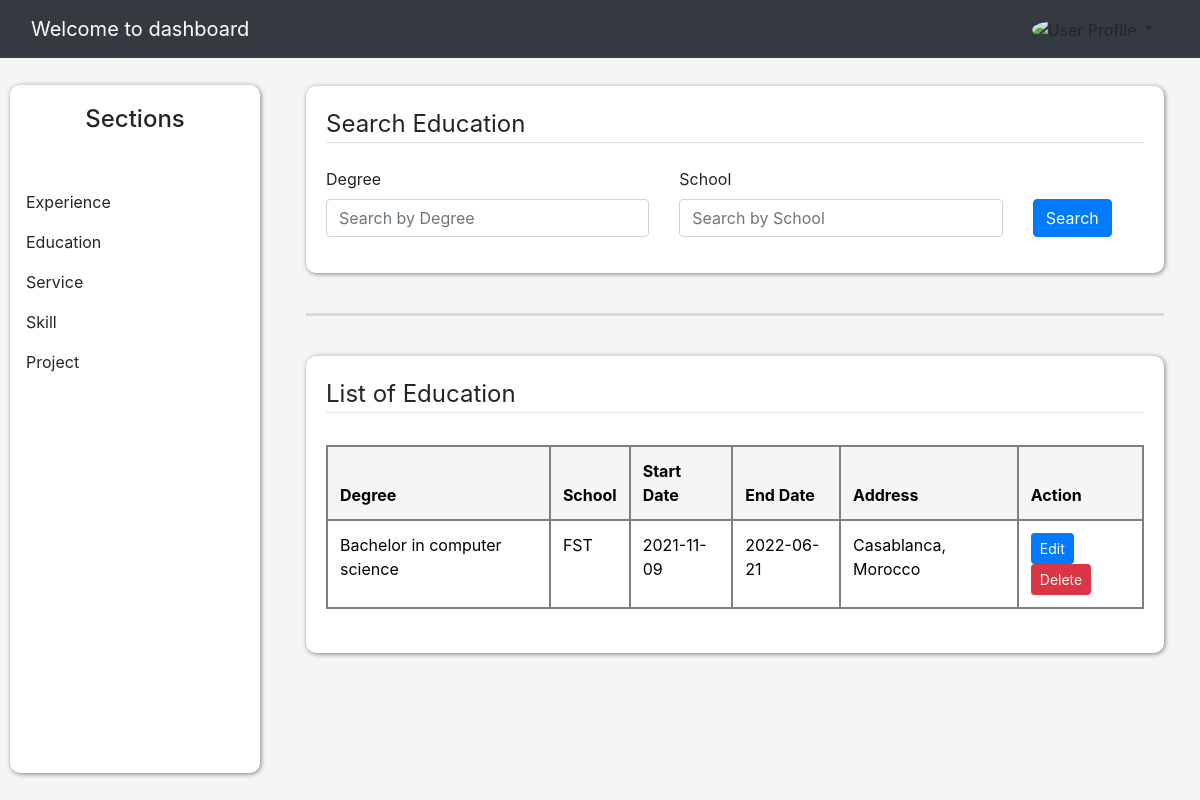
Screenshot of /dashboard/list_educations (signed in) with the database file from the repository.
### website/models.py (models this page shows, shortened)
class Education(db.Model):
    id = db.Column(db.Integer, primary_key=True)
    degree = db.Column(db.String(50), nullable=False)
    school = db.Column(db.String(50), nullable=False)
    start_date = db.Column(db.Date, nullable=False)
    end_date = db.Column(db.Date, nullable=True)
    is_current = db.Column(db.Boolean, default=False, nullable=False)
    address = db.Column(db.String(1000), nullable=False)
    description = db.Column(db.Text, nullable=False)
    user_id = db.Column(db.Integer, db.ForeignKey('user.id'), nullable=False)
    date_posted = db.Column(db.DateTime, nullable=False, default=datetime.utcnow)

### website/route_sections/education.py (the view)
@app.route('/dashboard/list_educations', methods=['GET'])
@login_required
def education():
    user_id = current_user.id
    degree = request.args.get('degree', '')
    school = request.args.get('school', '')
    query = Education.query.filter_by(user_id=user_id)
    if degree:
        query = query.filter(Education.degree.ilike(f'%{degree}%'))
    if school:
        query = query.filter(Education.school.ilike(f'%{school}%'))
    educations = query.all()
    return render_template('admin/Educations/list_educations.html', educations=educations)

### website/models.py (called while the page is built)
@login_manager.user_loader
def load_user(user_id):
    return User.query.get(int(user_id))

### website/templates/admin/Educations/list_educations.html (shortened to what this page needs)
{% extends "admin/Experiences/experience.html" %}
{% block content %}
<div class="cl-crud">
    <legend class="border-bottom mb-4">Search Education</legend>
    <form method="GET" action="{{ url_for('education') }}" class="mb-3 mt-4">
        <div class="row align-items-end">
            <div class="col-md-5">
                <label class="form-control-label" >Degree</label>
                <input type="text" name="degree" class="form-control" placeholder="Search by Degree" value="{{ request.args.get('degree', '') }}">
            </div>
            <div class="col-md-5">
                <label class="form-control-label">School</label>
                <input type="text" name="school" class="form-control" placeholder="Search by School" value="{{ request.args.get('school', '') }}">
            </div>
            <div class="col-md-1 d-grid">
                <button type="submit" class="btn btn-primary">Search</button>
            </div>
        </div>
    </form>
</div>
<br>
<hr>
<br>
<div class="list-section">
    <legend class="border-bottom">List of Education</legend>
    <p-card class="m-1 mt-1 mb-1">
        <table class="table table-bordered">
            <thead>
                <tr>
                    <th scope="col">Degree</th>
                    <th scope="col">School</th>
                    <th scope="col">Start Date</th>
                    <th scope="col">End Date</th>
                    <th scope="col">Address</th>
                    <th scope="col-2">Action</th>
                </tr>
            </thead>
            <tbody>
                {% if educations %}
                    {% for education in educations %}
                    <tr>
                        <td>{{ education.degree }}</td>
                        <td>{{ education.school }}</td>
                        <td>{{ education.start_date }}</td>
                        <td>
                            {% if education.is_current %}
                                Current
                            {% else %}
                                {{ education.end_date }}
                            {% endif %}
                        </td>
                        <td>{{ education.address }}</td>
                        <td>
                            <a href="{{ url_for('update_education', education_id=education.id) }}" class="btn btn-sm btn-primary cl-edit">
                                <span>Edit</span>
                            </a>
                            <a href="{{ url_for('delete_education', education_id=education.id) }}" class="btn btn-sm btn-danger cl-delete" onclick="return confirm('Are you sure you want to delete this item?');">
                                <span>Delete</span>
                            </a>
                        </td>
                    </tr>
                    {% endfor %}
                {% else %}
                    <tr>
                        <td colspan="6" class="text-center">Result not found</td>
                    </tr>
                {% endif %}
            </tbody>
        </table>
    </p-card>
</div>
{% endblock content %}

### website/static/css/dashboard.css (style rules this page uses)
body { background: whitesmoke; }
.list-section, .cl-crud { background: white; box-shadow: 1px 1px 5px gray; padding: 20px; border-radius: 10px; }
hr { margin-top: 1rem; margin-bottom: 1rem; border: 0; border-top: 3px solid gray; }
.table thead th { vertical-align: bottom; border-bottom: 2px solid gray; background: whitesmoke; }
.table-bordered td, .table-bordered th { border: 2px solid gray; }
.table-bordered { border: 2px solid gray; }
.table { width: 100%; margin-bottom: 0rem; color: #212529; }

### rows the page displays
Education: degree "Bachelor in computer science", school "FST", start_date "2021-11-09", end_date "2022-06-21", address "Casablanca, Morocco"
